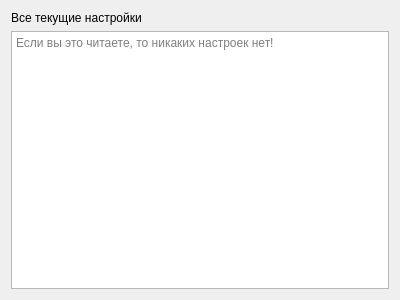
<?xml version="1.0" encoding="UTF-8"?>
<ui version="4.0">
 <class>Dialog</class>
 <widget class="QDialog" name="Dialog">
  <property name="geometry">
   <rect>
    <x>0</x>
    <y>0</y>
    <width>400</width>
    <height>300</height>
   </rect>
  </property>
  <property name="minimumSize">
   <size>
    <width>400</width>
    <height>300</height>
   </size>
  </property>
  <property name="windowTitle">
   <string>Dialog</string>
  </property>
  <layout class="QVBoxLayout" name="verticalLayout">
   <item>
    <widget class="QLabel" name="labelSettingsShowHeader">
     <property name="text">
      <string>Все текущие настройки</string>
     </property>
    </widget>
   </item>
   <item>
    <widget class="QTextEdit" name="textEditShowSettings">
     <property name="readOnly">
      <bool>true</bool>
     </property>
     <property name="placeholderText">
      <string>Если вы это читаете, то никаких настроек нет!</string>
     </property>
    </widget>
   </item>
  </layout>
 </widget>
 <resources>
  <include location="test/test.qrc"/>
 </resources>
 <connections/>
</ui>
